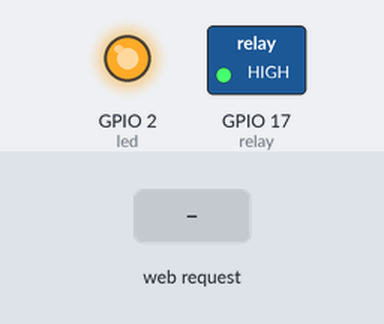
Recording of a sketch running on a simulated ESP32. Shown: switched loads named in the sketch (green lamp = pin HIGH), output pins drawn as LEDs (lit = HIGH). The test bench sets the inputs (shaded band). WiFi joins after 1.5 s; servers stay silent unless stated; pins used as bus, display or sensor lines are not drawn; what the sketch prints to the serial monitor is not drawn.

Above: at 2.7 s.
2.8 s: HTTP request GET /on received
At 3.3 s:
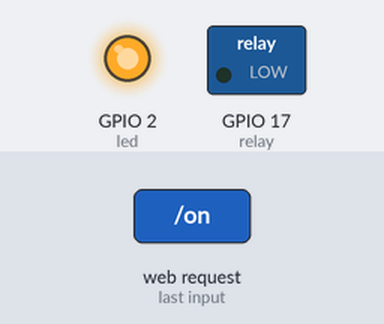
4.3 s: HTTP request GET /status received
At 4.7 s:
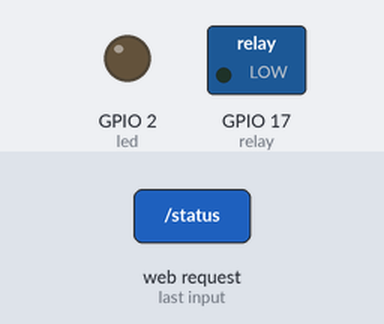
5.8 s: HTTP request GET /off received
At 7.0 s:
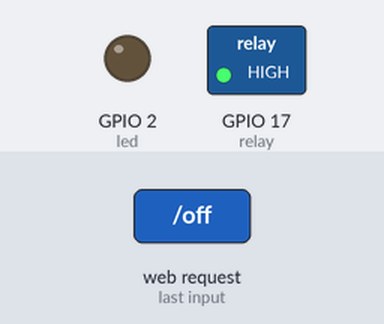
7.3 s: HTTP request GET /on?zone=1 received
At 8.0 s:
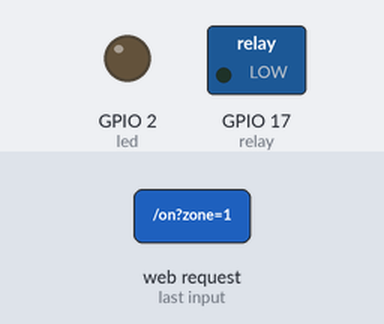
8.8 s: HTTP request GET /off?zone=1 received
At 9.1 s:
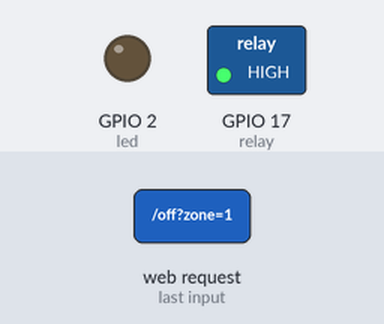
Timing chart, 0 to 11.3 s (numbered marks = the images above; inputs shaded):
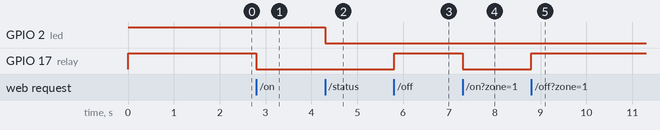

Measured:
- after the input at 2.8 s, GPIO 17 (relay): HIGH → LOW at once
- after the input at 4.3 s, GPIO 2 (led): HIGH → LOW at once
- after the input at 5.8 s, GPIO 17 (relay): LOW → HIGH at once
- after the input at 7.3 s, GPIO 17 (relay): HIGH → LOW at once
- after the input at 8.8 s, GPIO 17 (relay): LOW → HIGH at once

The sketch:

flourish.ino
```cpp
#include <WiFi.h>
#include <WiFiClient.h>
#include <WebServer.h>
#include <ESPmDNS.h>

const char* ssid = "<ssid>";
const char* password = "<password";

WebServer server(80);

const int led = 2;
const int relay = 17;
const int reset = 26;

int requestedState = 0; // 0=OFF, 1=ON
int currentState = 0;   // 0=OFF, 1=ON

void setup(void) {
  // Setup GPIO pin modes
  pinMode(led, OUTPUT);
  pinMode(relay, OUTPUT);
  pinMode(reset, OUTPUT);
  // Initialize GPIO positions
  digitalWrite(led, HIGH);
  digitalWrite(relay, HIGH);
  digitalWrite(reset, HIGH);

  Serial.begin(115200);

  // Connect to wifi
  WiFi.mode(WIFI_STA);
  WiFi.begin(ssid, password);

  // Wait for connection
  while (WiFi.status() != WL_CONNECTED) {
    delay(500);
    Serial.print(".");
  }
  Serial.print("Connected to ");
  Serial.println(ssid);
  Serial.print("IP address: ");
  Serial.println(WiFi.localIP());
  if (MDNS.begin("esp32")) {
    Serial.println("MDNS responder started");
  }

  server.on("/", []() {
    server.send(200, "text/plain", "Welcome to Joe's irrogation system!\n\nSend a GET request to `/on` to start irrigation.\nSend a GET request to `/off` to stop irrigation\n");
  });

  server.on("/on", []() {
    digitalWrite(relay, LOW);
    server.send(200, "text/plain", "turn irrigation on\n");
  });

  server.on("/off", []() {
    digitalWrite(relay, HIGH);
    server.send(200, "text/plain", "turn irrigation off\n");
  });

  server.on("/status", []() {
    digitalWrite(led, HIGH);
    server.send(200, "text/plain", "[{\"zone\":1,\"state\":"+ String(currentState) + "}]\n");
    digitalWrite(led, LOW);
  });

  server.on("/setState", []() {
    digitalWrite(led, HIGH);

    if (server.arg("zone").toInt() == 1) {
      requestedState = server.arg("value").toInt();
    }

    server.send(200, "text/plain", "[{\"zone\":1,\"state\":"+ String(currentState) + "}]\n");
    digitalWrite(led, LOW);
  });

  server.onNotFound([]() {
    digitalWrite(led, 1);
    String message = "Route Not Found\n\n";
    message += "URI: ";
    message += server.uri();
    message += "\nMethod: ";
    message += (server.method() == HTTP_GET) ? "GET" : "POST";
    message += "\nArguments: ";
    message += server.args();
    message += "\n";
    for (uint8_t i = 0; i < server.args(); i++) {
      message += " " + server.argName(i) + ": " + server.arg(i) + "\n";
    }
    server.send(404, "text/plain", message);
    digitalWrite(led, 0);
  });

  server.begin();
  Serial.println("HTTP server started");
}

void toggleState() {
  if (currentState == 0){
    digitalWrite(relay, LOW);
  } else if (currentState == 1){
    digitalWrite(relay, HIGH);
  }
}

void loop(void) {
  server.handleClient();

  if (requestedState != currentState) {
      toggleState();
      currentState = requestedState;
  }

  delay(10);//allow the cpu to switch to other tasks
}
```
